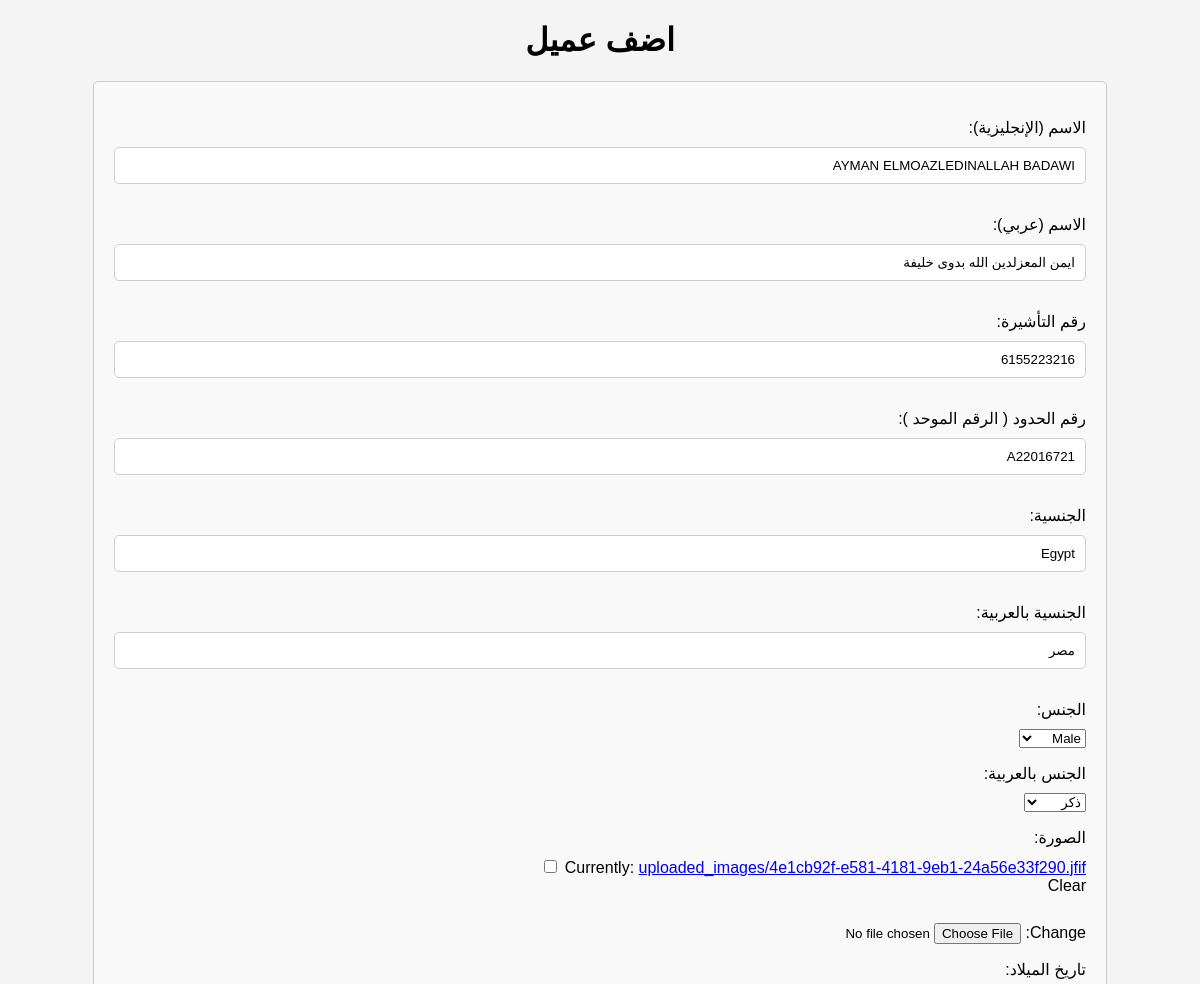
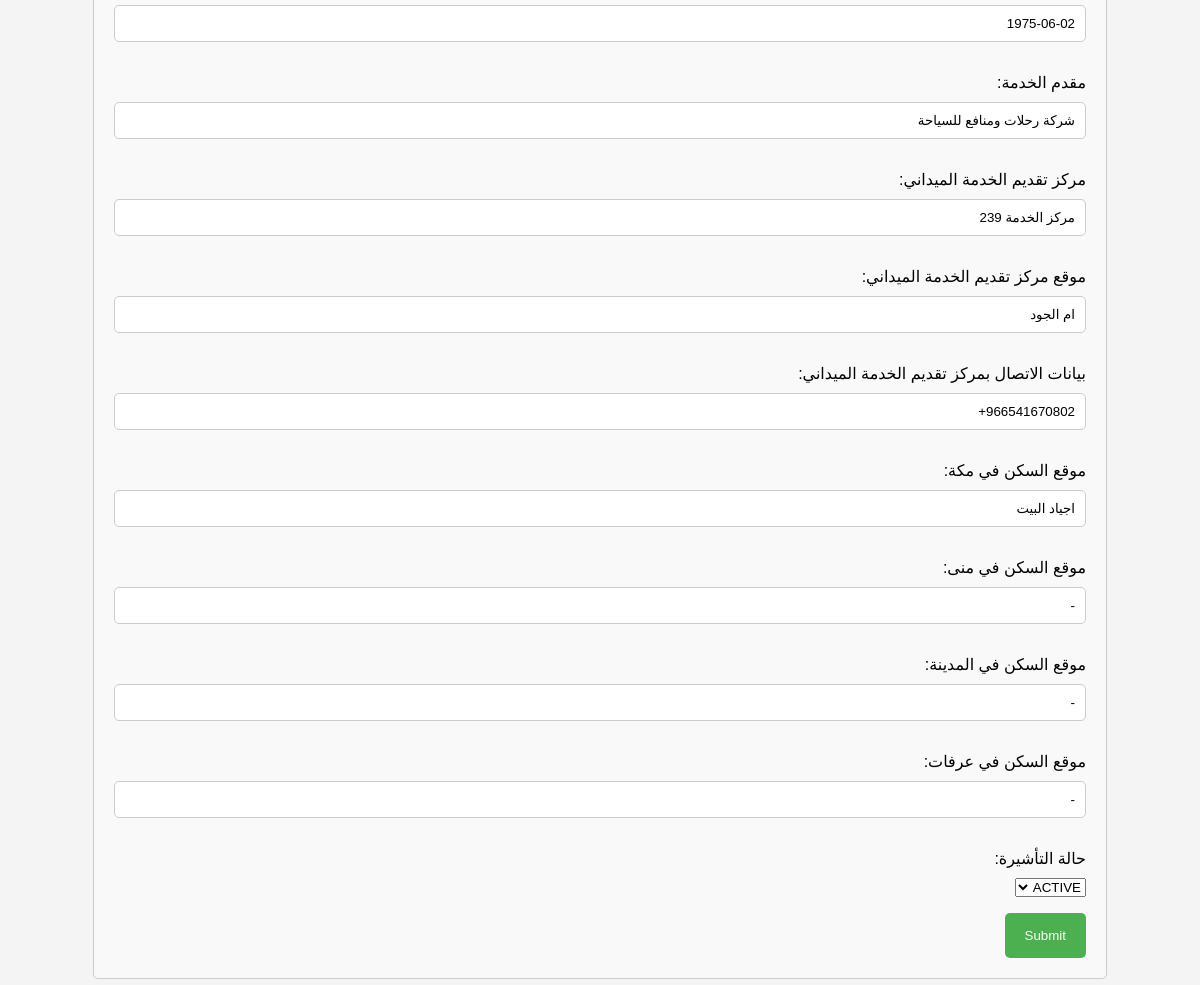
Page /customer/edit/1/ (signed in) on the committed database (2 pictures, top to bottom).
### myApp/models.py (models this page shows, shortened)
class CustomerProfile(models.Model):
    name                = models.CharField(max_length=350)
    arabicName          = models.CharField(max_length=350)
    visaId              = models.CharField(max_length=20 )
    borderNumber        = models.CharField(max_length=20 )
    nationality         = models.CharField(max_length=20 , default="Egypt")
    arabicNationality   = models.CharField(max_length=20 , default="مصر")
    gender              = models.CharField(max_length=20 , choices=GENDER_CHOICES)
    arabicGender        = models.CharField(max_length=20 , choices=ARABIC_GENDER_CHOICES)
    serviceProvider     = models.CharField(max_length=350 , default="شركة رحلات ومنافع للسياحة")
    serviceCenter       = models.CharField(max_length=350 , default="مركز الخدمة 239")
    serviceCenterLocation= models.CharField(max_length=350 , default="ام الجود")
    serviceCenterContact= models.CharField(max_length=350 , default="966541670802+")
    housingMakkahLocation= models.CharField(max_length=350 , default='اجياد البيت')
    housingMinaLocation= models.CharField(max_length=350 , default='-')
    housingMadinahLocation= models.CharField(max_length=350 , default='-')
    housingArafatLocation= models.CharField(max_length=350 , default='-')
    picture             = models.ImageField(upload_to="uploaded_images", blank=True, null=True)
    visaStatus          = models.CharField(max_length=20, blank=True, null=True, default='ACTIVE', choices=VISA_STATUS_CHOICES)
    dob                 = models.DateField(blank=True, null=True, default=datetime.date.today)

### myApp/views.py (the view)
# urls.py: path('customer/edit/<int:pk>/', edit_customer, name='edit_customer'),
def edit_customer(request, pk):
    if not request.user.is_superuser:
        return HttpResponseForbidden("You are not authorized to access this page.")
    customer = get_object_or_404(CustomerProfile, pk=pk)
    if request.method == 'POST':
        form = CustomerProfileForm(request.POST, request.FILES, instance=customer)
        if form.is_valid():
            form.save()
            return redirect('homepage')
    else:
        form = CustomerProfileForm(instance=customer)
    return render(request, 'edit_form.html', {'form': form})

### templates/edit_form.html (shortened to what this page needs)
<!DOCTYPE html>
<html lang="en">
<head>
    {% load static %}
    <link rel="stylesheet" href="{% static 'css/styles.css'%}">
</head>
<body style="margin: 10px 93px;">
    <h1 style="text-align: center;" >اضف عميل</h1>
    <form method="post" enctype="multipart/form-data" >
        {{ form.as_p }}
        <button type="submit">Submit</button>
    </form>
</body>
</html>

### static/css/styles.css (style rules this page uses)
body { font-family: Arial, sans-serif; direction: rtl; text-align: right; background-color: #f4f4f4; margin: 0; padding: 0; }
form { margin: 20px 0; padding: 20px; border: 1px solid #ccc; border-radius: 5px; background-color: #f9f9f9; }
form label { display: block; margin-bottom: 10px; }
form input[type="text"], form input[type="date"] { width: 100%; padding: 10px; margin-bottom: 15px; border: 1px solid #ccc; border-radius: 5px; box-sizing: border-box; }
form button { background-color: #4CAF50; color: white; padding: 15px 20px; border: none; border-radius: 5px; cursor: pointer; }

### rows in the picture
CustomerProfile: name "AYMAN ELMOAZLEDINALLAH BADAWI", arabicName "ايمن المعزلدين الله بدوى خليفة", visaId "6155223216", borderNumber "A22016721", nationality "Egypt", arabicNationality "مصر", gender "Male", arabicGender "ذكر", dob "1975-06-02", serviceProvider "شركة رحلات ومنافع للسياحة", serviceCenter "مركز الخدمة 239", serviceCenterLocation "ام الجود", serviceCenterContact "966541670802+", housingMakkahLocation "اجياد البيت", housingMinaLocation "-", housingMadinahLocation "-", housingArafatLocation "-", visaStatus "ACTIVE"
